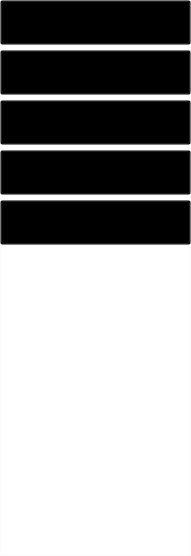
     <widget class="QFrame" name="frame_7">
      <property name="geometry">
       <rect>
        <x>0</x>
        <y>81</y>
        <width>191</width>
        <height>556</height>
       </rect>
      </property>
      <property name="styleSheet">
       <string notr="true">QPushButton {
padding-left: 30px;
text-align:left;
background: transparent;
}

QPushButton:focus{
border-left: 5px solid green;
background: rgba(255,255,255,0.2);
}

QPushButton::hover {
background: rgba(255,255,255,0.1);
}

QFrame {
background: rgba(255,255,255,0.05);
}</string>
      </property>
      <property name="frameShape">
       <enum>QFrame::StyledPanel</enum>
      </property>
      <property name="frameShadow">
       <enum>QFrame::Raised</enum>
      </property>
      <widget class="QPushButton" name="firewall">
       <property name="geometry">
        <rect>
         <x>0</x>
         <y>50</y>
         <width>191</width>
         <height>45</height>
        </rect>
       </property>
       <property name="cursor">
        <cursorShape>PointingHandCursor</cursorShape>
       </property>
       <property name="styleSheet">
        <string notr="true"/>
       </property>
       <property name="text">
        <string>Cổng dịch vụ</string>
       </property>
      </widget>
      <widget class="QPushButton" name="firewall_module_tab">
       <property name="geometry">
        <rect>
         <x>0</x>
         <y>100</y>
         <width>191</width>
         <height>45</height>
        </rect>
       </property>
       <property name="cursor">
        <cursorShape>PointingHandCursor</cursorShape>
       </property>
       <property name="styleSheet">
        <string notr="true"/>
       </property>
       <property name="text">
        <string>Cấu hình phần cứng</string>
       </property>
      </widget>
      <widget class="QPushButton" name="logManagement">
       <property name="geometry">
        <rect>
         <x>0</x>
         <y>150</y>
         <width>191</width>
         <height>45</height>
        </rect>
       </property>
       <property name="sizePolicy">
        <sizepolicy hsizetype="Minimum" vsizetype="Fixed">
         <horstretch>0</horstretch>
         <verstretch>0</verstretch>
        </sizepolicy>
       </property>
       <property name="cursor">
        <cursorShape>PointingHandCursor</cursorShape>
       </property>
       <property name="styleSheet">
        <string notr="true"/>
       </property>
       <property name="text">
        <string>Danh sách tiến trình</string>
       </property>
      </widget>
      <widget class="QPushButton" name="information">
       <property name="geometry">
        <rect>
         <x>0</x>
         <y>0</y>
         <width>191</width>
         <height>45</height>
        </rect>
       </property>
       <property name="cursor">
        <cursorShape>PointingHandCursor</cursorShape>
       </property>
       <property name="styleSheet">
        <string notr="true"/>
       </property>
       <property name="text">
        <string>Quản lý chung</string>
       </property>
      </widget>
      <widget class="QPushButton" name="rule_management">
       <property name="geometry">
        <rect>
         <x>0</x>
         <y>200</y>
         <width>191</width>
         <height>45</height>
        </rect>
       </property>
       <property name="cursor">
        <cursorShape>PointingHandCursor</cursorShape>
       </property>
       <property name="styleSheet">
        <string notr="true"/>
       </property>
       <property name="text">
        <string>Luật tường lửa</string>
       </property>
      </widget>
     </widget>
